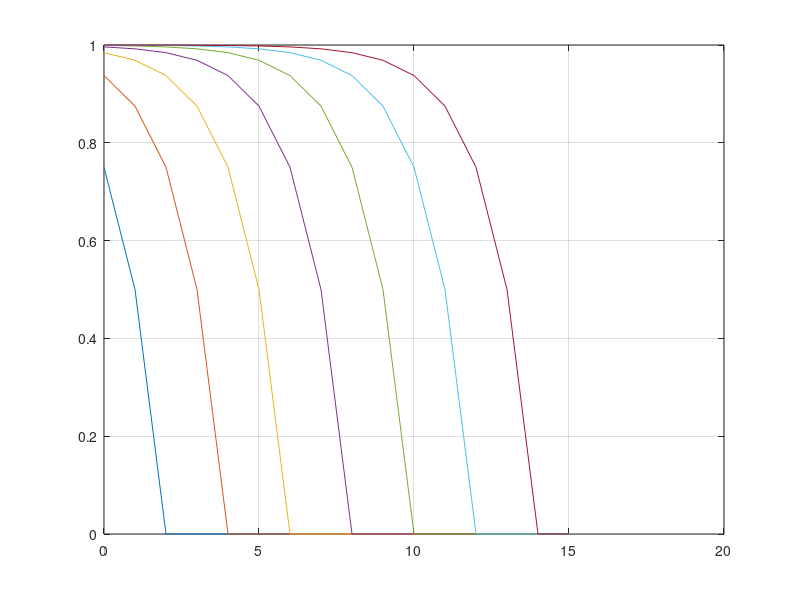

Reproduce this figure in MATLAB.
%demotentmapcutoff
%
% Tzu-Chen Liang 11-11-2007
close all
figure
hold on
box on
grid on
obj = 1

if obj == 1
 cm = jet(6);
 linestylelist= {'-','-','-','-','-','-'};
else
 cm = zeros(6,3);
  linestylelist= {'-','-','-','-','-','-'};
end


k=15
nlist  = 3:2:15;

for n=nlist 
  for i =0:k
    if i<=n-1
      mu(i+1) =  1-2^(1+i-n);
    else
      mu(i+1) = 0;
    end   
  end

   h =  plot(0:k,mu)


end
 
 
